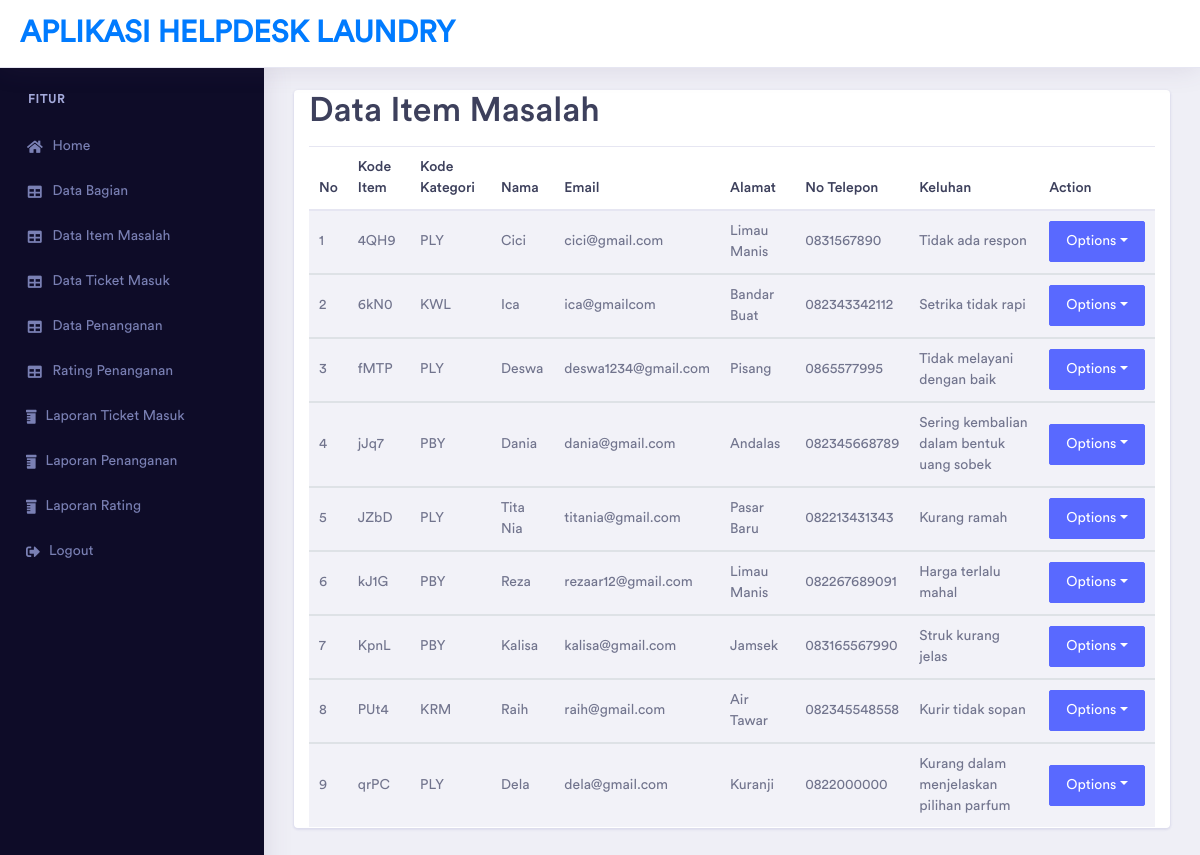
Screenshot of /index2.php?p=data_item with the database file from the repository.
### tables this page shows
CREATE TABLE `item_masalah` (
  `kode_item` varchar(10) NOT NULL,
  `kode_kategori` varchar(10) NOT NULL,
  `permasalahan` text NOT NULL,
  `nama` varchar(30) NOT NULL,
  `email` varchar(30) NOT NULL,
  `alamat` text NOT NULL,
  `notelp` varchar(12) NOT NULL
);

### data_item.php (the view, shortened to what this page needs)
<div class="center_col" role="main">
    <div class="col-md-12 col-sm-12  ">
        <div class="x_panel">
            <div class="x_content">
                <h1>Data Item Masalah</h1>
                                    <table class="table table-striped">
                                        <thead>
                                            <tr>
                                                <th scope="col">No</th>
                                                <th scope="col">Kode Item</th>
                                                <th scope="col">Kode Kategori</th>
                                                <th scope="col">Nama</th>
                                                <th scope="col">Email</th>
                                                <th scope="col">Alamat</th>
                                                <th scope="col">No Telepon</th>
                                                <th scope="col">Keluhan</th>
                                                <th scope="col">Action</th>
                                            </tr>
                                        </thead>
                                        <?php
                            include 'koneksi.php';
                            if (isset($_GET['item_masalah'])) {
                                $data=trim($_GET['item_masalah']);
                                $sql="SELECT * FROM kategori_masalah JOIN data_bagian USING(kode_bagian)";
                            }else {
                                $sql="SELECT * FROM item_masalah";
                            }
                            $hasil=mysqli_query($db,$sql);
                            $no=0;
                            while ($data = mysqli_fetch_array($hasil)) {
                            $no++;
                            ?>
                        <tbody>
                            <tr class="even pointer">
                                <td><?php echo $no;?></td>
                                <td><?php echo $data["kode_item"]; ?></td>
                                <td><?php echo $data["kode_kategori"]; ?></td>
                                <td><?php echo $data["nama"]; ?></td>
                                <td><?php echo $data["email"]; ?></td>
                                <td><?php echo $data["alamat"]; ?></td>
                                <td><?php echo $data["notelp"]; ?></td>
                                <td><?php echo $data["permasalahan"]; ?></td>
                                <td class="">
                                <div class="btn-group" role="group">
                                    <button id="btnGroupDrop1" type="button" class="btn btn-primary dropdown-toggle"
                                    data-toggle="dropdown" aria-haspopup="true" aria-expanded="false">
                                    Options</button>
                                </div>
                                </td>
                            </tr>
                        </tbody>
                        <?php
    }
    ?>
                                    </table>
                                </div>
                            </div>
                        </div>

### index2.php (shortened to what this page needs)
<!doctype html>
<html lang="en">
<head>
    <link rel="stylesheet" href="assets/vendor/bootstrap/css/bootstrap.min.css">
    <link href="assets/vendor/fonts/circular-std/style.css" rel="stylesheet">
    <link rel="stylesheet" href="assets/libs/css/style.css">
    <link rel="stylesheet" href="assets/vendor/fonts/fontawesome/css/fontawesome-all.css">
    <link rel="stylesheet" href="assets/vendor/charts/chartist-bundle/chartist.css">
    <link rel="stylesheet" href="assets/vendor/charts/morris-bundle/morris.css">
    <link rel="stylesheet" href="assets/vendor/fonts/material-design-iconic-font/css/materialdesignicons.min.css">
    <link rel="stylesheet" href="assets/vendor/charts/c3charts/c3.css">
    <link rel="stylesheet" href="assets/vendor/fonts/flag-icon-css/flag-icon.min.css">
</head>
<body>
    <div class="dashboard-main-wrapper">
        <div class="dashboard-header">
            <nav class="navbar navbar-expand-lg bg-white fixed-top">
                <a class="navbar-brand" href="index.php">Aplikasi Helpdesk Laundry</a>
                </div>
        </div>
        <div class="nav-left-sidebar sidebar-dark">
            <div class="menu-list">
                <nav class="navbar navbar-expand-lg navbar-light">
                    <div class="collapse navbar-collapse" id="navbarNav">
                        <ul class="navbar-nav flex-column">
                            <li class="nav-divider">
                                Fitur
                            </li>
                            <li class="nav-item">
                                <a class="nav-link" href="index2.php?p=home"  data-target="#submenu-2" aria-controls="submenu-2"><i class="fa fa-fw fa-home"></i>Home</a>
                            </li>
                            <li class="nav-item">
                                <a class="nav-link" href="index2.php?p=data_bagian"  data-target="#submenu-2" aria-controls="submenu-2"><i class="fas fa-fw fa-table"></i>Data Bagian</a>
                            </li>
                            <li class="nav-item">
                                <a class="nav-link" href="index2.php?p=data_item"  data-target="#submenu-2" aria-controls="submenu-2"><i class="fas fa-fw fa-table"></i>Data Item Masalah</a>
                            </li>
                            <li class="nav-item">
                                <a class="nav-link" href="index2.php?p=data_tiketmasuk" data-target="#submenu-5" aria-controls="submenu-5"><i class="fas fa-fw fa-table"></i>Data Ticket Masuk</a>
                            </li>
                            <li class="nav-item">
                                <a class="nav-link" href="index2.php?p=data_penanganan" data-target="#submenu-5" aria-controls="submenu-5"><i class="fas fa-fw fa-table"></i>Data Penanganan</a>
                            </li>
                            <li class="nav-item">
                                <a class="nav-link" href="index2.php?p=rating_penanganan" data-target="#submenu-5" aria-controls="submenu-5"><i class="fas fa-fw fa-table"></i>Rating Penanganan</a>
                            </li>
                            <li class="nav-item">
                                <a class="nav-link" href="index2.php?p=laporantiket" data-target="#submenu-5" aria-controls="submenu-5"><i class=" fas fa-prescription-bottle"></i>Laporan Ticket Masuk</a>
                            </li>
                            <li class="nav-item">
                                <a class="nav-link" href="index2.php?p=laporan_penanganan" data-target="#submenu-5" aria-controls="submenu-5"><i class=" fas fa-prescription-bottle"></i>Laporan Penanganan</a>
                            </li>
                            <li class="nav-item">
                                <a class="nav-link" href="index2.php?p=laporan_rating" data-target="#submenu-5" aria-controls="submenu-5"><i class=" fas fa-prescription-bottle"></i>Laporan Rating</a>
                            </li>
                            <li class="nav-item">
                                <a class="nav-link" href="logout.php" data-target="#submenu-5" aria-controls="submenu-5"><i class=" fas fa-sign-out-alt"></i>Logout</a>
                            </li>
                        </ul>
                    </div>
                </nav>
            </div>
        </div>
        <div class="dashboard-wrapper">
            <div class="dashboard-ecommerce">
                <div class="container-fluid dashboard-content ">
                    <div class="card">
                    <?php
                    $p=isset($_GET['p']) ? $_GET['p'] : 'home';
                    if ($p=='data_item') include('data_item.php');
                    ?>
                    </div>
                        <div class="row">
                            <div class="col-xl-5 col-lg-6 col-md-6 col-sm-12 col-12">
                        </div>
                    </div>
                </div>
            </div>
        </div>
    </div>
</body>
</html>

### rows the page displays
item_masalah: kode_item "4QH9", kode_kategori "PLY", nama "Cici", email "cici@gmail.com", alamat "Limau Manis", notelp "0831567890", permasalahan "Tidak ada respon"
item_masalah: kode_item "6kN0", kode_kategori "KWL", nama "Ica", email "ica@gmailcom", alamat "Bandar Buat", notelp "082343342112", permasalahan "Setrika tidak rapi"
item_masalah: kode_item "fMTP", kode_kategori "PLY", nama "Deswa", email "deswa1234@gmail.com", alamat "Pisang", notelp "0865577995", permasalahan "Tidak melayani dengan baik"
item_masalah: kode_item "jJq7", kode_kategori "PBY", nama "Dania", email "dania@gmail.com", alamat "Andalas", notelp "082345668789", permasalahan "Sering kembalian dalam bentuk uang sobek"
item_masalah: kode_item "JZbD", kode_kategori "PLY", nama "Tita Nia", email "titania@gmail.com", alamat "Pasar Baru", notelp "082213431343", permasalahan "Kurang ramah"
item_masalah: kode_item "kJ1G", kode_kategori "PBY", nama "Reza", email "rezaar12@gmail.com", alamat "Limau Manis", notelp "082267689091", permasalahan "Harga terlalu mahal"
item_masalah: kode_item "KpnL", kode_kategori "PBY", nama "Kalisa", email "kalisa@gmail.com", alamat "Jamsek", notelp "083165567990", permasalahan "Struk kurang jelas"
item_masalah: kode_item "PUt4", kode_kategori "KRM", nama "Raih", email "raih@gmail.com", alamat "Air Tawar", notelp "082345548558", permasalahan "Kurir tidak sopan"
item_masalah: kode_item "qrPC", kode_kategori "PLY", nama "Dela", email "dela@gmail.com", alamat "Kuranji", notelp "0822000000", permasalahan "Kurang dalam menjelaskan pilihan parfum"
